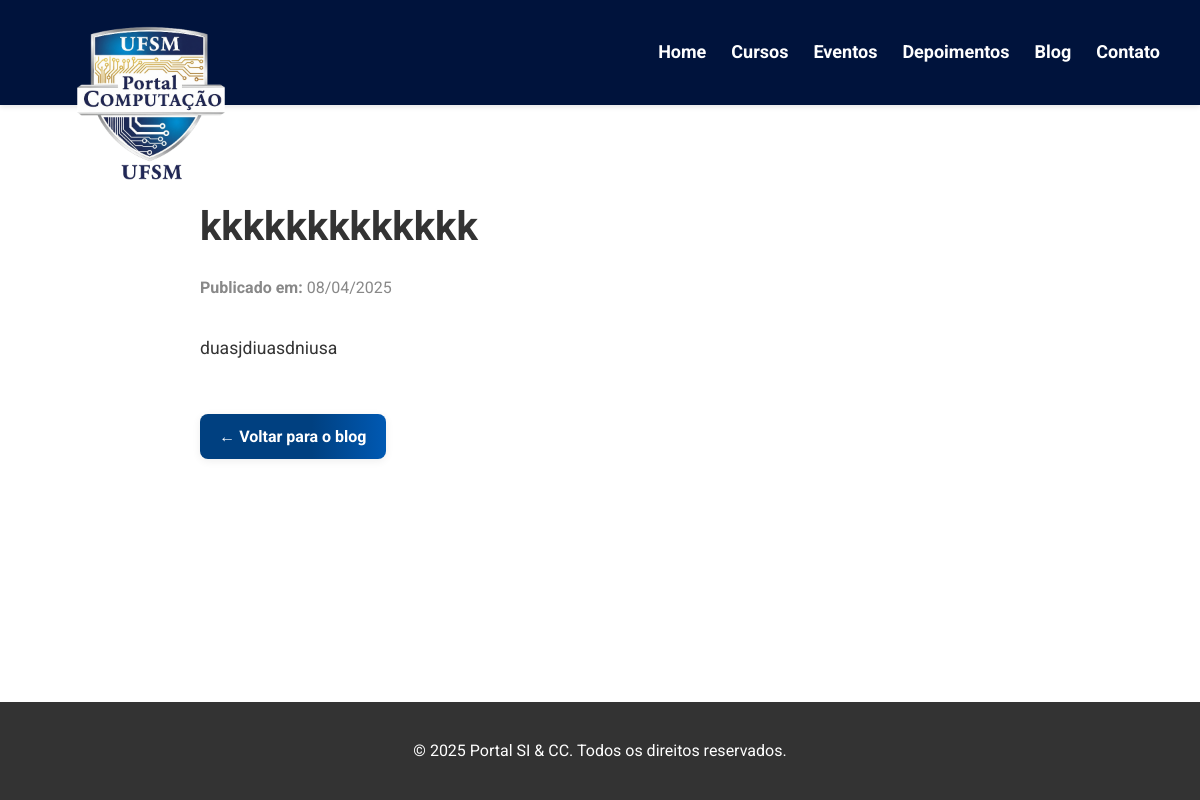
The app's page /blog/2/ with its own data.
### site_inf/models.py (models this page shows, shortened)
class PostBlog(models.Model):
    titulo = models.CharField(max_length=200)
    conteudo = models.TextField()
    publicado_em = models.DateTimeField(auto_now_add=True)
    atualizado_em = models.DateTimeField(auto_now=True)

### site_inf/views.py (the view)
# urls.py: path('blog/<int:post_id>/', post_detail, name='post_detail'),
def post_detail(request, post_id):
    post = get_object_or_404(PostBlog, id=post_id)
    return render(request, 'site_inf/pages/post_detail.html', {'post': post})

### site_inf/templates/site_inf/pages/post_detail.html (shortened to what this page needs)
{% extends "site_inf/base.html" %}
{% block content %}
<section id="post-detalhe" class="blog-detail" style="padding: 4rem 1rem;">
  <div class="container" style="max-width: 800px; margin: 0 auto;">
    <h2 style="font-size: 2.5rem; margin-bottom: 1rem;">{{ post.titulo }}</h2>
    <p style="color: #888; margin-bottom: 2rem;"><strong>Publicado em:</strong> {{ post.publicado_em|date:"d/m/Y" }}</p>
    <div class="conteudo" style="font-size: 1.1rem; color: #333; line-height: 1.8;">
      {{ post.conteudo|linebreaks }}
    </div>
    <a href="{% url 'site_inf:blog' %}" class="btn" style="display: inline-block; margin-top: 2rem; background-color: #007bff; color: white; padding: 0.6rem 1.2rem; border-radius: 8px; text-decoration: none;">← Voltar para o blog</a>
  </div>
</section>
{% endblock %}

### site_inf/static/site_inf/css/style.css (style rules this page uses)
body { margin: 0; font-family: 'Roboto', sans-serif; line-height: 1.6; color: #333; background: #fff; }
* { box-sizing: border-box; }
html { scroll-behavior: smooth; }
html, body { height: 100%; margin: 0; display: flex; flex-direction: column; scroll-behavior: smooth; }
.container { width: 90%; max-width: 1200px; margin: 0 auto; }
.btn { background: #cce6ff; color: #004080; padding: 10px 20px; text-decoration: none; font-weight: 700; border-radius: 5px; transition: background 0.3s, transform 0.3s; }
.btn { background: linear-gradient(90deg, #004080 60%, #0059b3 100%); color: #fff; padding: 10px 22px; border-radius: 8px; text-decoration: none; font-weight: bold; border: none; transition: background 0.3s, transform 0.2s; display: inline-block; box-shadow: 0 2px 8px rgba(0,0,0,0.07); }

### records on screen
PostBlog: titulo "kkkkkkkkkkkkk", publicado_em "08/04/2025", conteudo "duasjdiuasdniusa"
